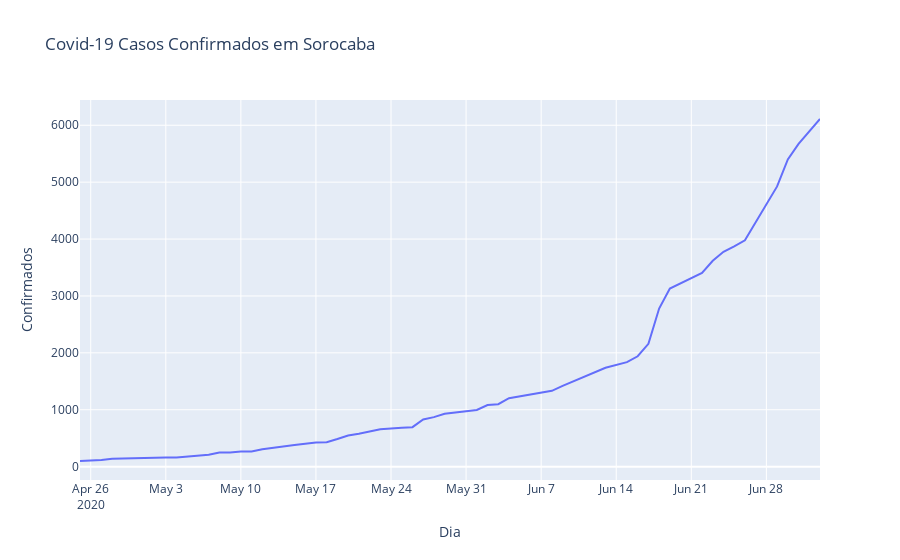

Notebook source saved alongside this figure:
### Code cell
import pandas as pd
import plotly.express as px

dataf = pd.read_csv('../dados/planilha_csv/dados.csv')

fig = px.line(dataf, x = 'Dia', y = 'Confirmados', title='Covid-19 Casos Confirmados em Sorocaba')


fig.show()

### Figure 1 — Plotly figure (JSON) as saved in the notebook; plotly's stock layout.template omitted (floating-point values rounded to 4 significant figures)
{"data": [{"hovertemplate": "Dia=%{x}<br>Confirmados=%{y}<extra></extra>", "legendgroup": "", "line": {"color": "#636efa", "dash": "solid"}, "mode": "lines", "name": "", "orientation": "v", "showlegend": false, "type": "scatter", "x": ["2020-04-25", "2020-04-26", "2020-04-27", "2020-04-28", "2020-04-29", "2020-04-30", "2020-05-01", "2020-05-03", "2020-05-04", "2020-05-05", "2020-05-06", "2020-05-07", "2020-05-08", "2020-05-09", "2020-05-10", "2020-05-11", "2020-05-12", "2020-05-13", "2020-05-14", "2020-05-15", "2020-05-17", "2020-05-18", "2020-05-19", "2020-05-20", "2020-05-21", "2020-05-22", "2020-05-23", "2020-05-25", "2020-05-26", "2020-05-27", "2020-05-28", "2020-05-29", "2020-06-01", "2020-06-02", "2020-06-03", "2020-06-04", "2020-06-05", "2020-06-08", "2020-06-09", "2020-06-10", "2020-06-13", "2020-06-15", "2020-06-16", "2020-06-17", "2020-06-18", "2020-06-19", "2020-06-22", "2020-06-23", "2020-06-24", "2020-06-25", "2020-06-26", "2020-06-29", "2020-06-30", "2020-07-01", "2020-07-02", "2020-07-03"], "xaxis": "x", "y": [99, 104, 118, 137, 142, 154, 158, 159, 159, 172, 188, 208, 248, 248, 266, 268, 307, 333, 362, 381, 423, 429, 486, 548, 577, 618, 658, 685, 694, 828, 870, 930, 995, 1083, 1097, 1202, 1233, 1333, 1419, 1498, 1737, 1837, 1940, 2159, 2779, 3129, 3406, 3617, 3776, 3872, 3978, 4925, 5400, 5672, 5894, 6110], "yaxis": "y"}], "layout": {"legend": {"tracegroupgap": 0}, "title": {"text": "Covid-19 Casos Confirmados em Sorocaba"}, "xaxis": {"anchor": "y", "domain": [0, 1], "title": {"text": "Dia"}}, "yaxis": {"anchor": "x", "domain": [0, 1], "title": {"text": "Confirmados"}}}}
